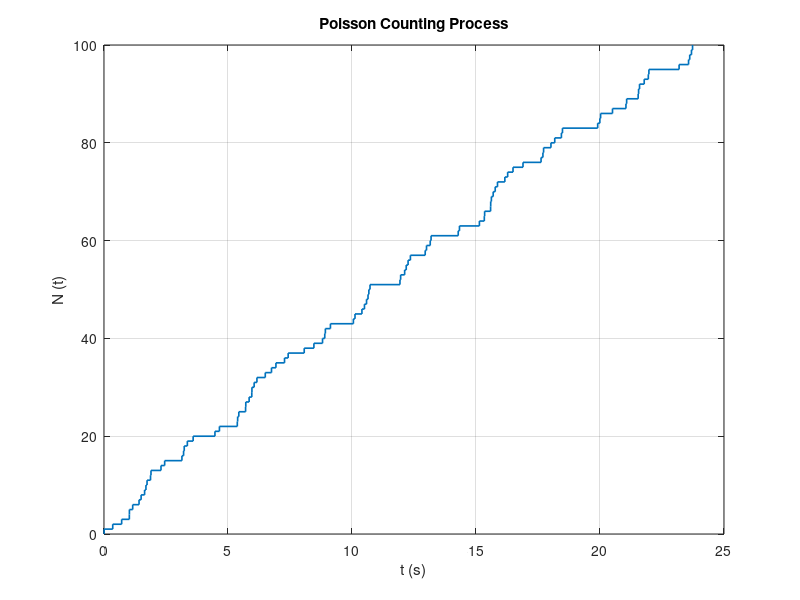

Reproduce this figure in MATLAB. (Note: this script raises an error after producing the figure.)
pkg load statistics

clc;
clear all;
close all;

nfig = 0;
# Poisson Counting A
sample_sizes = [100,200,300,500,1000,10000,100000,1000000];

fd = fopen("../images/Poisson_Counting_B.txt","w");

for j = 1:length(sample_sizes) 
  lambda = 5;
  mean = 1/lambda;
  sample_size = sample_sizes(j);
  
  rnd_events = exprnd(mean,1,sample_size);
  t = zeros(1,sample_size+1);
  
  for i = 1:sample_size
    t(i+1) = t(i) + rnd_events(i);
  endfor
  
  N = 0:1:sample_size;
  
  
  if sample_size == 100
    nfig=nfig+1; figure(nfig);  
    stairs(t,N,"linewidth",1.2);
    title("Poisson Counting Process");
    xlabel("t (s)");
    ylabel("N (t)");
    grid on;
    
    saveas(nfig,"../images/Poisson_Counting_A.png");
  endif
  
  # Poisson Counting B
  
  average = sample_size/t(end);
  
  fprintf(fd,"Average for %d events: %d\n", sample_size, average);

endfor

fclose(fd);


